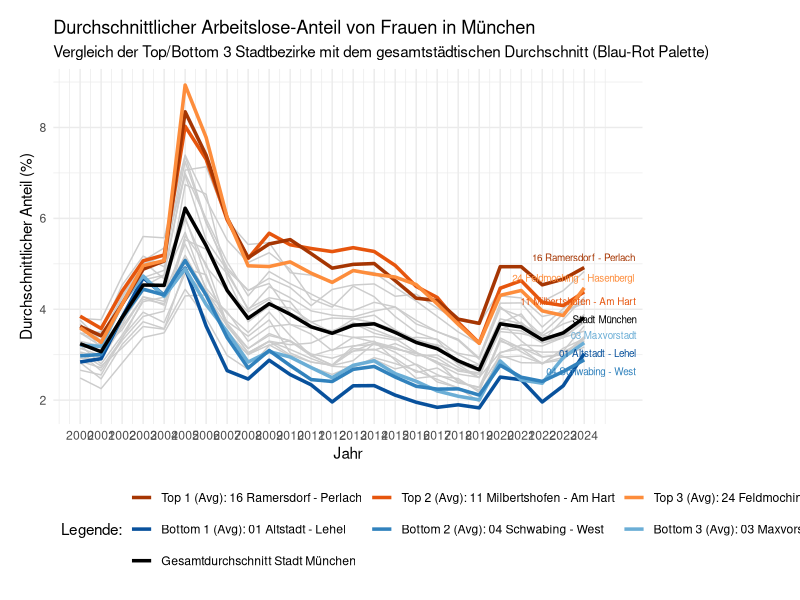

Write the R code that produced this figure.
install.packages("readxl")
library(readxl)
install.packages("tidyverse")
library(tidyverse)
library(ggplot2)
install.packages("ggrepel")
library(ggrepel)

install.packages("RColorBrewer") 
library(RColorBrewer) 



export_ar <- read_excel("data/raw/export_ar.xlsx")
ar_sheet <- read_excel("data/raw/export_ar.xlsx", sheet = "ARBEITSMARKT")

arbeitslos_anteil_frau <- ar_sheet %>%
  filter(
    Indikator == "Arbeitslose - Anteil",
    Ausprägung == "weiblich"
  ) %>%
  mutate(
    anteil = 100 * `Basiswert 1` / `Basiswert 2`
  )


district_averages <- arbeitslos_anteil_frau %>%
  group_by(Raumbezug) %>% 
  summarise(avg_anteil_overall = mean(anteil, na.rm = TRUE))

top3_districts <- district_averages %>%
  filter(Raumbezug != "Stadt München") %>%
  arrange(desc(avg_anteil_overall)) %>%
  slice(1:3) %>%
  pull(Raumbezug)

bottom3_districts <- district_averages %>%
  filter(Raumbezug != "Stadt München") %>%
  arrange(avg_anteil_overall) %>%
  slice(1:3) %>%
  pull(Raumbezug)

highlight_districts <- c("Stadt München", top3_districts, bottom3_districts)

data_for_plot <- arbeitslos_anteil_frau %>%
  mutate(
    highlight_status = case_when(
      Raumbezug %in% highlight_districts ~ Raumbezug, 
      TRUE ~ "Normal"
    )
  )


orange_colors <- brewer.pal(n = 5, name = "Oranges")[c(5, 4, 3)] 
blue_colors <- brewer.pal(n = 5, name = "Blues")[c(5, 4, 3)]


plot_colors <- c(
  setNames(orange_colors, top3_districts),    # Top 1-3 (Zeile 1)
  setNames(blue_colors, bottom3_districts), # Bottom 1-3 (Zeile 2)
  "Stadt München" = "black"                   # Avg (Zeile 3)
)


plot_labels <- c(
  setNames(paste("Top 1 (Avg):", top3_districts[1]), top3_districts[1]),
  setNames(paste("Top 2 (Avg):", top3_districts[2]), top3_districts[2]),
  setNames(paste("Top 3 (Avg):", top3_districts[3]), top3_districts[3]),
  setNames(paste("Bottom 1 (Avg):", bottom3_districts[1]), bottom3_districts[1]),
  setNames(paste("Bottom 2 (Avg):", bottom3_districts[2]), bottom3_districts[2]),
  setNames(paste("Bottom 3 (Avg):", bottom3_districts[3]), bottom3_districts[3]),
  "Stadt München" = "Gesamtdurchschnitt Stadt München"
)


label_data <- data_for_plot %>%
  filter(highlight_status != "Normal") %>% 
  filter(Jahr == max(Jahr, na.rm = TRUE)) %>% 
  distinct(Raumbezug, .keep_all = TRUE)



ggplot(data = data_for_plot, mapping = aes(x = Jahr, y = anteil)) +
  geom_line(data = . %>% filter(highlight_status == "Normal"), 
            aes(group = Raumbezug), 
            color = "grey80", 
            linewidth = 0.5) +
  geom_line(data = . %>% filter(highlight_status != "Normal"), 
            aes(color = highlight_status, group = Raumbezug),
            linewidth = 1.2) +
  geom_text_repel(
    data = label_data,
    aes(label = Raumbezug, color = highlight_status), 
    nudge_x = 0.5,             
    segment.color = "grey50",  
    segment.size = 0.3,
    size = 2.5,                
    show.legend = FALSE,       
    hjust = 0,                 
    direction = "y"            
  ) +
  scale_color_manual(
    name = "Legende:", 
    values = plot_colors, 
    labels = plot_labels, 
    breaks = names(plot_labels) 
  ) +
  scale_x_continuous(
    breaks = seq(min(data_for_plot$Jahr, na.rm = TRUE), max(data_for_plot$Jahr, na.rm = TRUE), by = 1),
    limits = c(min(data_for_plot$Jahr, na.rm = TRUE), max(data_for_plot$Jahr, na.rm = TRUE) + 1.5) 
  ) +
  coord_cartesian(clip = "off") +
  theme_minimal() +
  theme(
    legend.position = "bottom", 
    legend.justification = "left",
    plot.margin = unit(c(0.5, 4, 0.5, 0.5), "cm") 
  ) +
  guides(color = guide_legend(
    ncol = 3,       
    byrow = TRUE    
  )) +
  labs(
    title = "Durchschnittlicher Arbeitslose-Anteil von Frauen in München",
    subtitle = "Vergleich der Top/Bottom 3 Stadtbezirke mit dem gesamtstädtischen Durchschnitt (Blau-Rot Palette)",
    x = "Jahr",
    y = "Durchschnittlicher Anteil (%)"
  )

